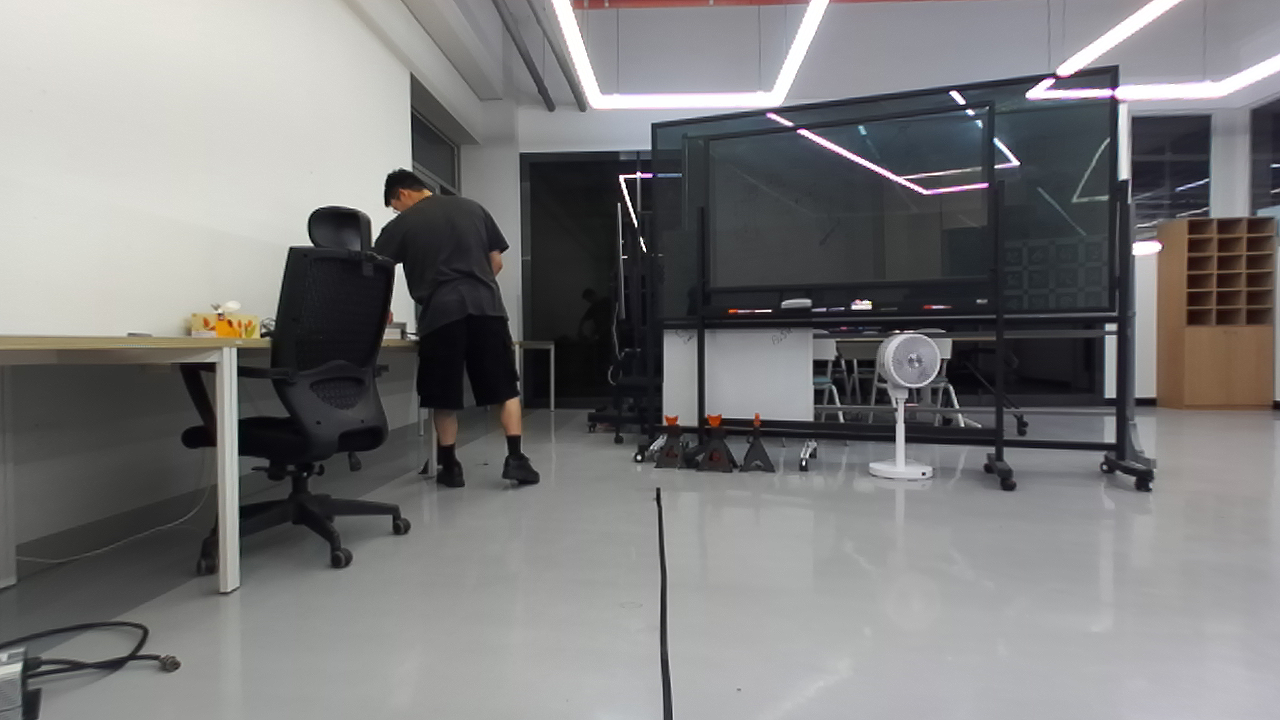
#> input picture camera_data/calibration/zed/image_0005.png, 1280 x 720 px
$ python 'pixel2world(zed).py'
#> lines starting #> are read from the running program, lines starting #| are printed output that depends on the picture
import cv2
import numpy as np

mtx = np.array([[337.5550842285156,                   0, 322.2391662597656],
                [                0,  337.5550842285156, 179.506591796875],
                [                0,                   0,                 1]])

# T_ac = np.array(
#     [[-3.56859197e-02, -9.99357500e-01, -3.33192829e-03,  1.31136520e+01],
#     [-1.43720280e-02,  3.84691018e-03, -9.99889317e-01,  6.99875206e+01],
#     [ 9.99259706e-01, -3.56340833e-02, -1.45000746e-02, -1.31155830e+02],
#     [ 0.00000000e+00,  0.00000000e+00,  0.00000000e+00,  1.00000000e+00]]
# )

T_ac =  np.linalg.inv(np.array([[ 0,  0,  1, 132.0],
                                [-1,  0,  0, 6.0],
                                [ 0, -1,  0, 68.0],
                                [ 0,  0,  0, 1]]))


if __name__ == "__main__":
    img = cv2.imread('image_0005.png')
#> img is the input picture: shape (720, 1280, 3); mean B, G, R 122.5, 122.3, 122.8
    img = cv2.resize(img, (640, 360), interpolation=cv2.INTER_AREA)
#> img: shape (360, 640, 3)

    world_x_max = 400 # (cm)
    world_x_min = 300
    world_y_max = 0
    world_y_min = 0

    points = np.array([
        # [world_x_min, world_y_min, 0, 1],
        # [world_x_max, world_y_min, 0, 1],
        # [world_x_min, world_y_max, 0, 1],
        # [world_x_max, world_y_max, 0, 1],
        # [400, 0, 0, 1],
        # [282, 35, 0, 1]
        [400, 0, 0, 1],
        [380, 0, 0, 1],
        [360, 0, 0, 1],
        [340, 0, 0, 1],
        [320, 0, 0, 1],
        [300, 0, 0, 1],
        [280, 0, 0, 1]
    ], dtype=np.float32)

    for i in range(points.shape[0]):
        cam_pts = T_ac @ points[i]
        img_pts_hom = mtx @ cam_pts[:3]
        x, y = img_pts_hom[:2] / img_pts_hom[2]
        print(int(x), int(y))

        cv2.circle(img, (int(x), int(y)), 4, (0, 0, 255), -1)
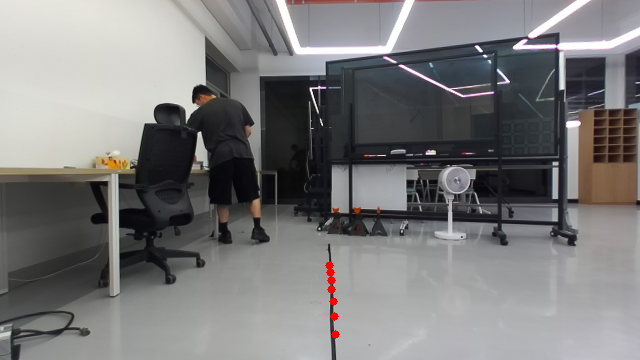
#> img: shape (360, 640, 3); mean B, G, R 122.5, 122.2, 123.1
    cv2.imshow("output", img)
    cv2.waitKey(0)

$ run again, with camera_data/calibration/zed/image_0004.png copied over camera_data/calibration/zed/image_0005.png
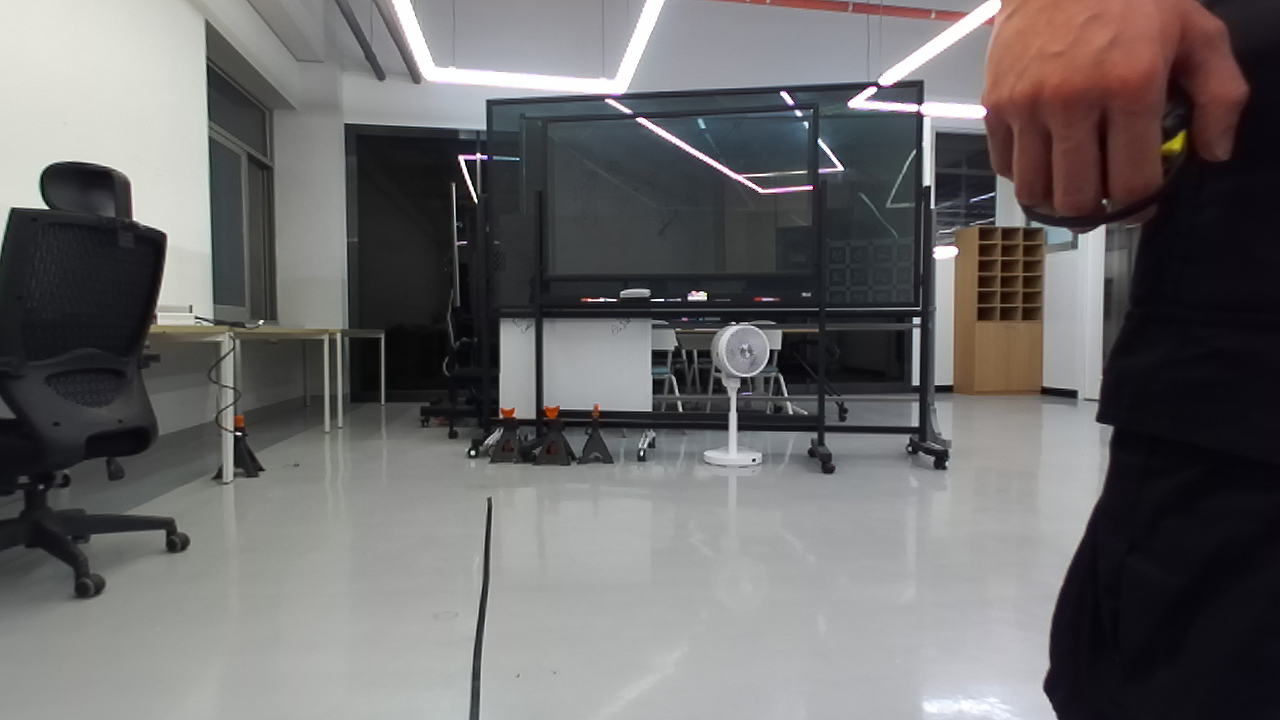
#> input picture camera_data/calibration/zed/image_0004.png, 1280 x 720 px
#> img is the input picture: shape (720, 1280, 3); mean B, G, R 105.7, 105.4, 107.3
#> after the loop `for i in range(points.shape[0]):`:
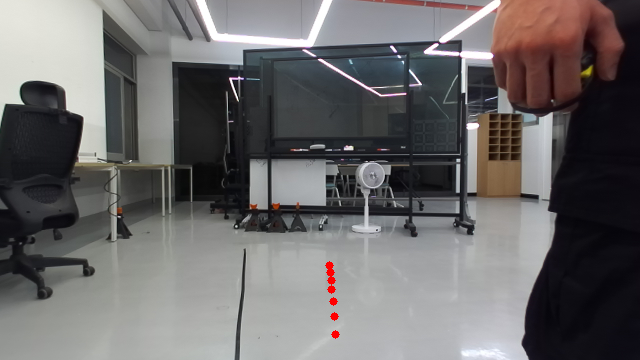
#> img: shape (360, 640, 3); mean B, G, R 105.6, 105.2, 107.6
